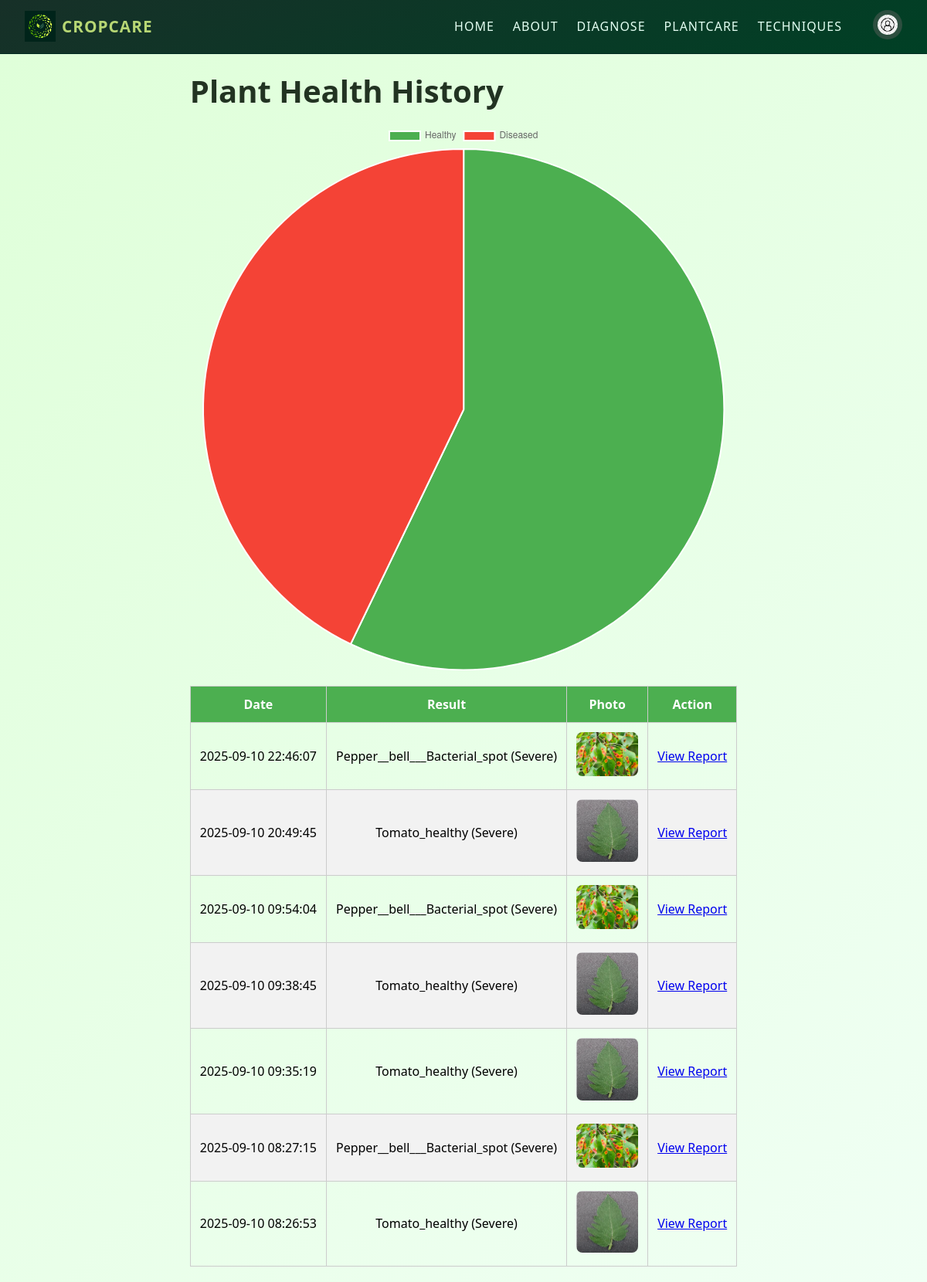
Screenshot of /history (signed in) with the database file from the repository.
### tables this page shows
CREATE TABLE history (
                    id INTEGER PRIMARY KEY AUTOINCREMENT,
                    user_id INTEGER,
                    date TEXT,
                    disease TEXT,
                    severity TEXT,
                    remedy TEXT,
                    humidity TEXT,
                    photo TEXT);

### app.py (the view)
@app.route("/history")
@login_required
def history():
    conn = sqlite3.connect("plantguardian.db")
    conn.row_factory = sqlite3.Row
    c = conn.cursor()
    c.execute("SELECT * FROM history WHERE user_id=? ORDER BY date DESC", (current_user.id,))
    records = c.fetchall()
    conn.close()
    healthy = sum(1 for r in records if "healthy" in r["disease"].lower())
    diseased = sum(1 for r in records if "healthy" not in r["disease"].lower())
    result_counts = [healthy, diseased]
    return render_template("history.html", history=records, result_counts=result_counts)

### app.py (called while the page is built)
@login_manager.user_loader
def load_user(user_id):
    conn = sqlite3.connect("plantguardian.db")
    c = conn.cursor()
    c.execute("SELECT * FROM users WHERE id=?", (user_id,))
    row = c.fetchone()
    conn.close()
    if row:
        return User(row[0], row[1], row[2])
    return None

### templates/history.html (shortened to what this page needs)
<!DOCTYPE html>
<html lang="en">
<head>
  <link rel="stylesheet" href="{{ url_for('static', filename='style.css') }}">
</head>
<body>
<header class="navbar" id="navbar">
  <div class="navbar-left">
  <a href="/" class="logo">
    <img src="/static/logo.png" alt="CropCare Logo" class="logo-icon" />
    <span class="logo-text">CROPCARE</span>
  </a>
</div>
  <div class="navbar-right" id="navbarMenu">
    <nav class="nav-links">
      <a href="/">HOME</a>
      <a href="/about">ABOUT</a>
      {% if current_user.is_authenticated %}
        <a href="/upload">DIAGNOSE</a>
        <a href="/plantcare">PLANTCARE</a>
        <a href="/techniques">TECHNIQUES</a>
      {% else %}
        <a href="/login">LOGIN</a>
      {% endif %}
    </nav>
    {% if current_user.is_authenticated %}
      <a href="/dashboard" class="user-icon" title="Dashboard">
        <img src="/static/user-logo.png" alt="User Dashboard" />
      </a>
    {% endif %}
  </div>
</header>
  <section class="hero">
    <div class="hero-content">
      <h1>Plant Health History</h1>
      {% if history %}
        <canvas id="historyChart" width="400" height="200"></canvas>
        <table class="history-table">
          <thead>
            <tr>
              <th>Date</th>
              <th>Result</th>
              <th>Photo</th>
              <th>Action</th>
            </tr>
          </thead>
          <tbody>
  {% for record in history %}
  <tr>
    <td>{{ record['date'] }}</td>
    <td>{{ record['disease'] }} ({{ record['severity'] }})</td>
    <td>
      {% if record['photo'] %}
        <img src="{{ url_for('static', filename='uploads/' ~ record['photo']) }}" class="thumb">
      {% else %}
        No photo
      {% endif %}
    </td>
    <td>
      <a href="{{ url_for('report', record_id=record['id']) }}" class="btn-small">View Report</a>
    </td>
  </tr>
  {% endfor %}
</tbody>
        </table>
        <script>
          const ctx = document.getElementById('historyChart').getContext('2d');
          const historyChart = new Chart(ctx, {
            type: 'pie',
            data: {
              labels: ['Healthy', 'Diseased'],
              datasets: [{
                label: 'Plant Health Distribution',
                data: {{ result_counts|tojson }},  // e.g. [5, 2]
                backgroundColor: ['#4caf50', '#f44336']
              }]
            }
          });
        </script>
      {% else %}
        <p>No history yet. Upload some plant photos first!</p>
      {% endif %}
    </div>
  </section>
</body>
</html>

### static/style.css (style rules this page uses)
* { margin: 0; padding: 0; box-sizing: border-box; font-family: "Segoe UI", sans-serif; }
body { padding-top: 70px; margin: 0; background-color: #012a21; }
html { scroll-behavior: smooth; }
body { font-family: 'Oswald', sans-serif; padding-top: 0px; }
.navbar { position: fixed; top: 0; left: 0; width: 100%; z-index: 1000; display: flex; justify-content: space-between; align-items: center; padding: 0.8rem 2rem; background-image: linear-gradient(155deg, #173028, #004025); color: #ffffff; box-shadow: none; border: none; transition: background-color 0.3s ease, box-shadow 0.3s ease; }
.navbar-left { display: flex; align-items: center; }
.logo { display: flex; align-items: center; text-decoration: none; }
.logo-icon { height: 40px; width: 40px; margin-right: 0.5rem; }
.logo-text { color: #b7d774; font-weight: bold; font-size: 1.3rem; letter-spacing: 1px; }
.navbar-right { display: flex; align-items: center; }
.nav-links { display: flex; align-items: center; margin-right: 1rem; }
.nav-links a { color: #e3fff2; margin-right: 1.5rem; text-decoration: none; font-size: 1rem; letter-spacing: 1px; transition: color 0.3s; }
.user-icon img { height: 38px; width: 38px; border-radius: 50%; background-color: #2d4e3f; padding: 6px; transition: background-color 0.3s; }
body { padding-top: 70px; }
.hero { min-height: 90vh; display: flex; align-items: center; justify-content: center; background: linear-gradient(135deg, #dfffd9, #f0fff4); padding: 20px; }
.hero-content h1 { font-size: 2.5rem; margin-bottom: 15px; color: #223322; font-weight: 700; }
.history-table { width: 100%; border-collapse: collapse; margin-top: 20px; }
.history-table th, .history-table td { padding: 12px; border: 1px solid #ccc; text-align: center; }
.history-table th { background-color: #4CAF50; color: white; }
.history-table tr:nth-child(even) { background-color: #f2f2f2; }
.thumb { width: 80px; height: auto; border-radius: 8px; }

### rows the page displays
history: date "2025-09-10 22:46:07", disease "Pepper__bell___Bacterial_spot", severity "Severe", photo (picture)
history: date "2025-09-10 20:49:45", disease "Tomato_healthy", severity "Severe", photo (picture)
history: date "2025-09-10 09:54:04", disease "Pepper__bell___Bacterial_spot", severity "Severe", photo (picture)
history: date "2025-09-10 09:38:45", disease "Tomato_healthy", severity "Severe", photo (picture)
history: date "2025-09-10 09:35:19", disease "Tomato_healthy", severity "Severe", photo (picture)
history: date "2025-09-10 08:27:15", disease "Pepper__bell___Bacterial_spot", severity "Severe", photo (picture)
history: date "2025-09-10 08:26:53", disease "Tomato_healthy", severity "Severe", photo (picture)

### other values shown
chart data {{ result_counts|tojson }} [4, 3]
